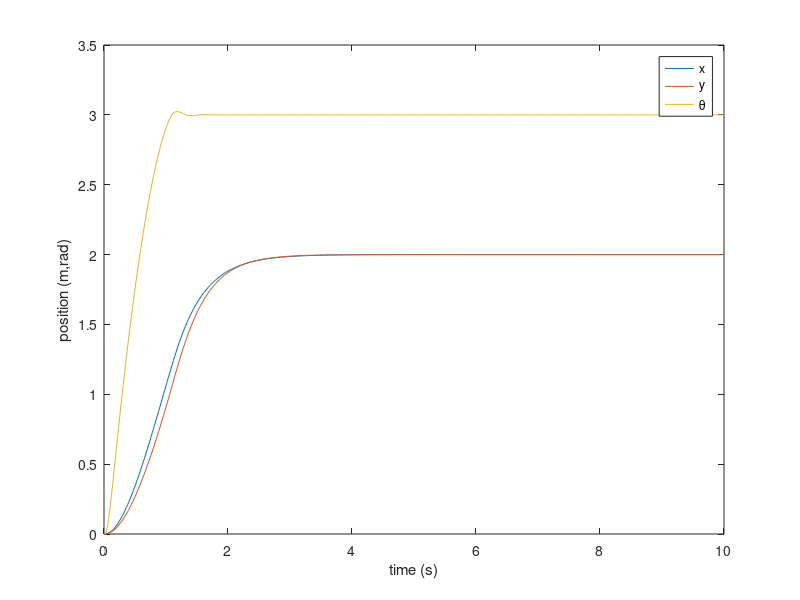

Source code (MATLAB):
%% Question 3
% % 
clc
clear all

dt=0.02;
t_final=10;
t=0:dt:t_final;

n=3; %num states
m=3;%num measurements

rR=0.195; %COM to wheel distance
M=3.4; %mass of the robot
IR=0.056282655290730/255; %robot moment of inertia

A=[-1.391610614393775 0 0; 0 -1.238717062996583 0; 0 0 -12.0207583];
B=[2.3884e-5/M 0 -2.3884e-5/M 0;
    0 1.7482765e-5/M 0 -1.7482765e-5/M;
    2e-5*8.835e2 2e-5*8.835e2 2e-5*8.835e2 2e-5*8.835e2]*1000;
C=eye(3);

x=zeros(n,length(t));
xdot=zeros(n,length(t));
xddot=zeros(n,length(t));
z=zeros(n,length(t));

Kp=[1000,0,2;0,1000,2;-1000,0,2;0,-1000,2]; % THESE BETTER HAVE NEGATIVE EIGSSSS
Kd=[500,0,0;0,500,0;-500,0,0;0,-500,0];

%create some random points
randominput = rand(3,20)*6-3;

for k=1:length(t)-1
    %simulate system
    %xd = randominput(:,int8(k*dt/5)+1);
    dx = [2;2;3];
    dxdot=[0;0;0];
    dxddot=[0;0;0];
    
    x(:,k)
    u=Kd*(dxdot-xdot(:,k))+Kp*(dx-x(:,k)); %calculate controller based on position/velocity
    if(max(abs(u))>255) %normalize controller
        u=u/max(abs(u))*255
    end
    %u=[-255;255;255;-255];
    

    xddot(:,k+1)=A*xdot(:,k)+B*u; %calculate new acceleration
    xdot(:,k+1) = xdot(:,k)+xddot(:,k)*dt; %calculate new velocity
    x(:,k+1) = x(:,k)+xdot(:,k+1)*dt; %calculate new position
    
    
    z(:,k+1)=C*xdot(:,k+1); %measure the velocity
    
end

figure
plot(t,x(1,:),t,x(2,:),t,x(3,:));
legend('x','y','\theta')
xlabel('time (s)')
ylabel('position (m,rad)')

